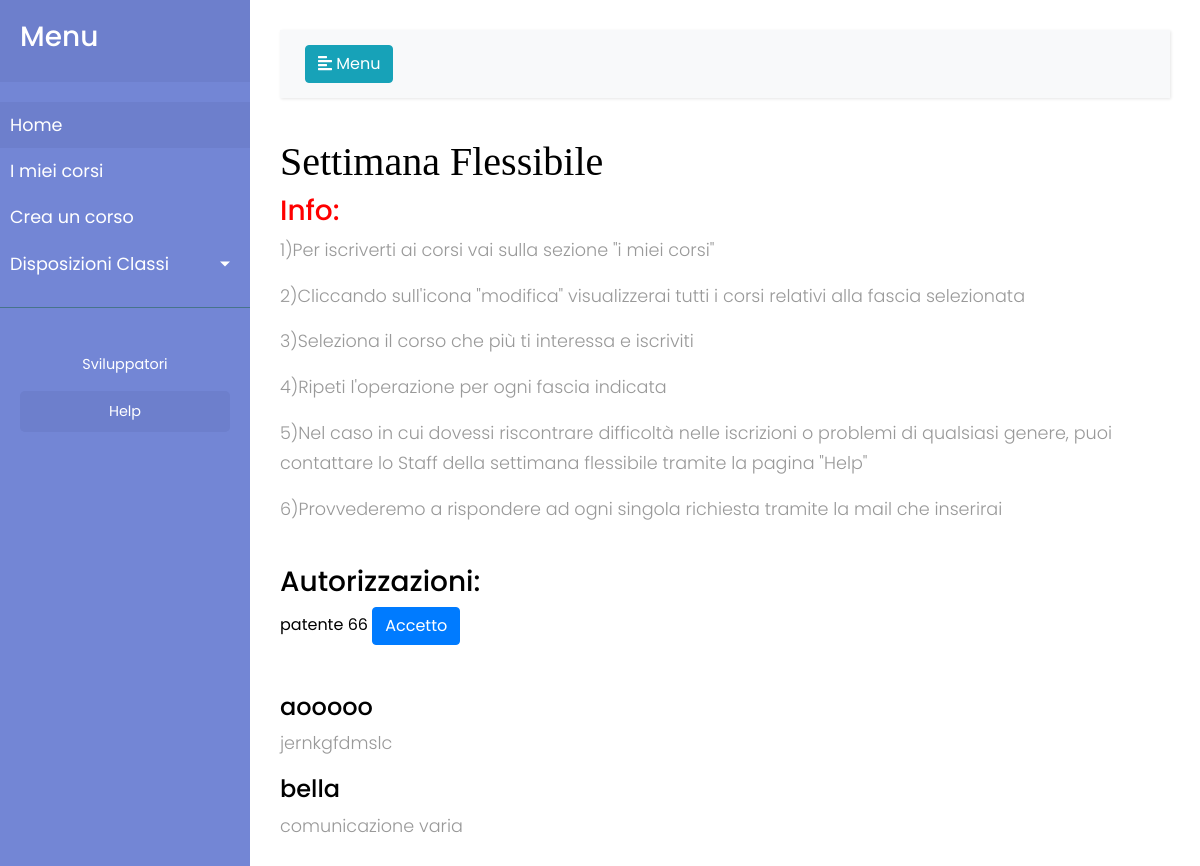
The app's page / (signed in) with its own data.
### app/models.py (models this page shows, shortened)
class Approvazione(models.Model):
    corso= models.ForeignKey('Corso', blank=True, null=True)
    alunno= models.ForeignKey('auth.User', blank=True, null=True)
    convalida= models.BooleanField(default=False)
    class Meta:
        verbose_name = "Approvazione"
        verbose_name_plural = "Approvazioni"

class Corso(models.Model):
    titolo = models.CharField(max_length=100)
    studente_referente1 = models.ForeignKey('auth.User', related_name='studente_referente1', null=True)
    studente_referente2 = models.ForeignKey('auth.User', related_name='studente_referente2', blank=True, null=True)
    studente_referente3 = models.ForeignKey('auth.User', related_name='studente_referente3', blank=True, null=True)
    studente_referente4 = models.ForeignKey('auth.User', related_name='studente_referente4', blank=True, null=True)
    studente_referente5 = models.ForeignKey('auth.User', related_name='studente_referente5', blank=True, null=True)
    descrizione= models.TextField(blank=True)
    classi_autori = models.CharField(max_length=40, default="", blank=True, null=True)
    esperti_esterni = models.CharField(max_length=100,blank=True, null=True, default="")
    aule = models.ForeignKey('Aula')
    progressivo= models.BooleanField(default=False)
    f1= models.BooleanField(default=False)
    f2= models.BooleanField(default=False)
    f3= models.BooleanField(default=False)
    f4= models.BooleanField(default=False)
    f5= models.BooleanField(default=False)
    f6= models.BooleanField(default=False)
    f7= models.BooleanField(default=False)
    f8= models.BooleanField(default=False)
    f9= models.BooleanField(default=False)
    convalida= models.BooleanField(default=False)
    class Meta:
        verbose_name = "Corso"
        verbose_name_plural = "Corsi"
    created_date = models.DateTimeField(
        default=timezone.now)
    published_date = models.DateTimeField(
        blank=True, null=True)
    def __str__(self):
        return str(self.titolo)

class Comunicazione(models.Model):
    titolo= models.CharField(max_length=100, default="")
    comunicazione= models.TextField(max_length=1000)
    class Meta:
        verbose_name = "Comunicazione"
        verbose_name_plural = "Comunicazioni"
    published_date = models.DateTimeField(
        default=timezone.now)

### app/views.py (the view)
# urls.py: url(r'^$', views.home, name='home'),
@login_required(login_url='/login/')
def home (request):
    convalida=Approvazione.objects.filter(alunno=request.user)
    comunicazioni= Comunicazione.objects.filter(published_date__lte=timezone.now()).order_by('-published_date')
    if request.method == "GET":
        try:
            corso_da_approvare_id = request.GET.get("idcorso")
            corso_da_approvare = Approvazione.objects.get(corso_id=corso_da_approvare_id, alunno=request.user, convalida = False)
            corso_da_approvare.convalida=True
            corso_da_approvare.save()
            IscrizioneReferenti.iscrizioniReferenti(corso_da_approvare_id, request.user)
            convalide=Approvazione.objects.filter(corso_id=corso_da_approvare_id)
            convalide= convalide.convalida
            print(convalide)
        except:
            pass
    return render(request, 'corsi/home.html', {'convalida':convalida, 'comunicazioni':comunicazioni})

### app/templates/corsi/home.html (shortened to what this page needs)
{% extends 'corsi/base.html' %}
{% block content %}
<h1 class="titoli" style="font-family: 'Permanent Marker', cursive;">Settimana Flessibile</h1>
<h3 style="color:red;">Info:</h3>
  <p>1)Per iscriverti ai corsi vai sulla sezione "i miei corsi"</p>
  <p>2)Cliccando sull'icona "modifica" visualizzerai tutti i corsi relativi alla fascia selezionata</p>
<p>3)Seleziona il corso che più ti interessa e iscriviti</p>
<p>4)Ripeti l'operazione per ogni fascia indicata</p>
<p>5)Nel caso in cui dovessi riscontrare difficoltà nelle iscrizioni o problemi di qualsiasi genere, puoi contattare lo Staff della settimana flessibile tramite la pagina "Help"</p>
<p>6)Provvederemo a rispondere ad ogni singola richiesta tramite la mail che inserirai</p>
<br>
{%for convalida in convalida%}
{%if convalida.convalida == False%}
  <form method="GET" class="post-form">
<h3>Autorizzazioni:</h3>
{{convalida.corso}}
{{convalida.corso_id}}
<a type="submit" id="bottone{{approvazione}}" class="save btn btn-primary" href="?idcorso={{convalida.corso_id}}" name="{{convalida.corso_id}}">Accetto</a>
</form>
<br>
<br>
  {%endif%}
{%endfor%}
{%for comunicazioni in comunicazioni%}
<h4>{{comunicazioni.titolo}}</h4>
<p>{{comunicazioni.comunicazione}}</p>
{%endfor%}
{% endblock content %}

### app/static/css/sidebar.css (style rules this page uses)
body { font-family: 'Poppins', sans-serif; background: #fafafa; }
p { font-family: 'Poppins', sans-serif; font-size: 1.1em; font-weight: 300; line-height: 1.7em; color: #999; }
a, a:hover, a:focus { color: inherit; text-decoration: none; transition: all 0.3s; }

### app/static/sfondo.css (style rules this page uses)
html, body { background: #483d8b; height: 100%; }
.titoli { font-family: 'Permanent Marker', cursive; }

### app/static/css/main.css (style rules this page uses)
* { margin: 0; padding: 0; border: 0; outline: 0; font-size: 100%; vertical-align: baseline; background: transparent; }
body, html, .wrapper { background:#fff; color: black; }

### records on screen
Approvazione: corso "patente", corso_id "66"
Comunicazione: titolo "aooooo", comunicazione "jernkgfdmslc"
Comunicazione: titolo "bella", comunicazione "comunicazione varia"
